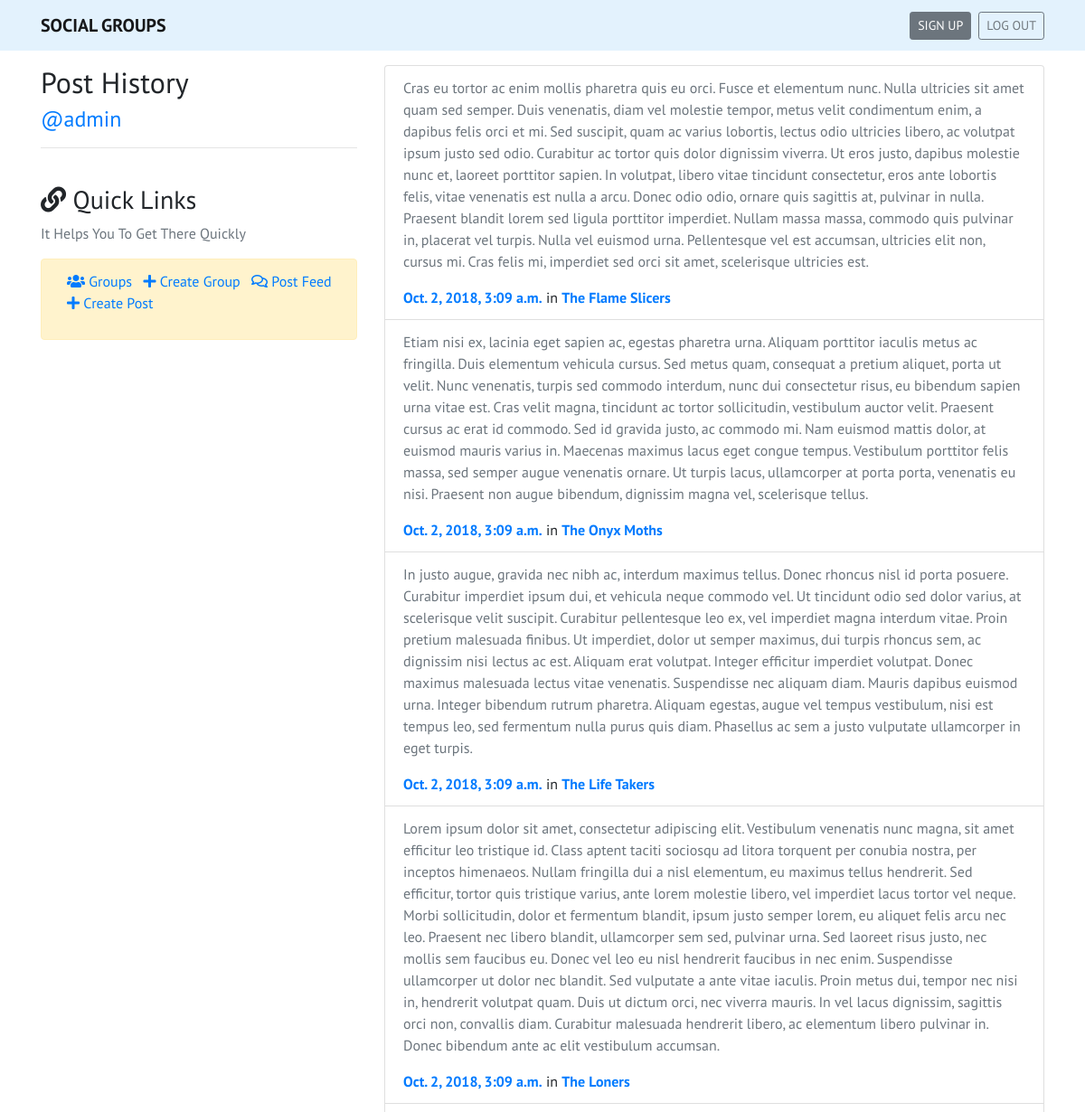
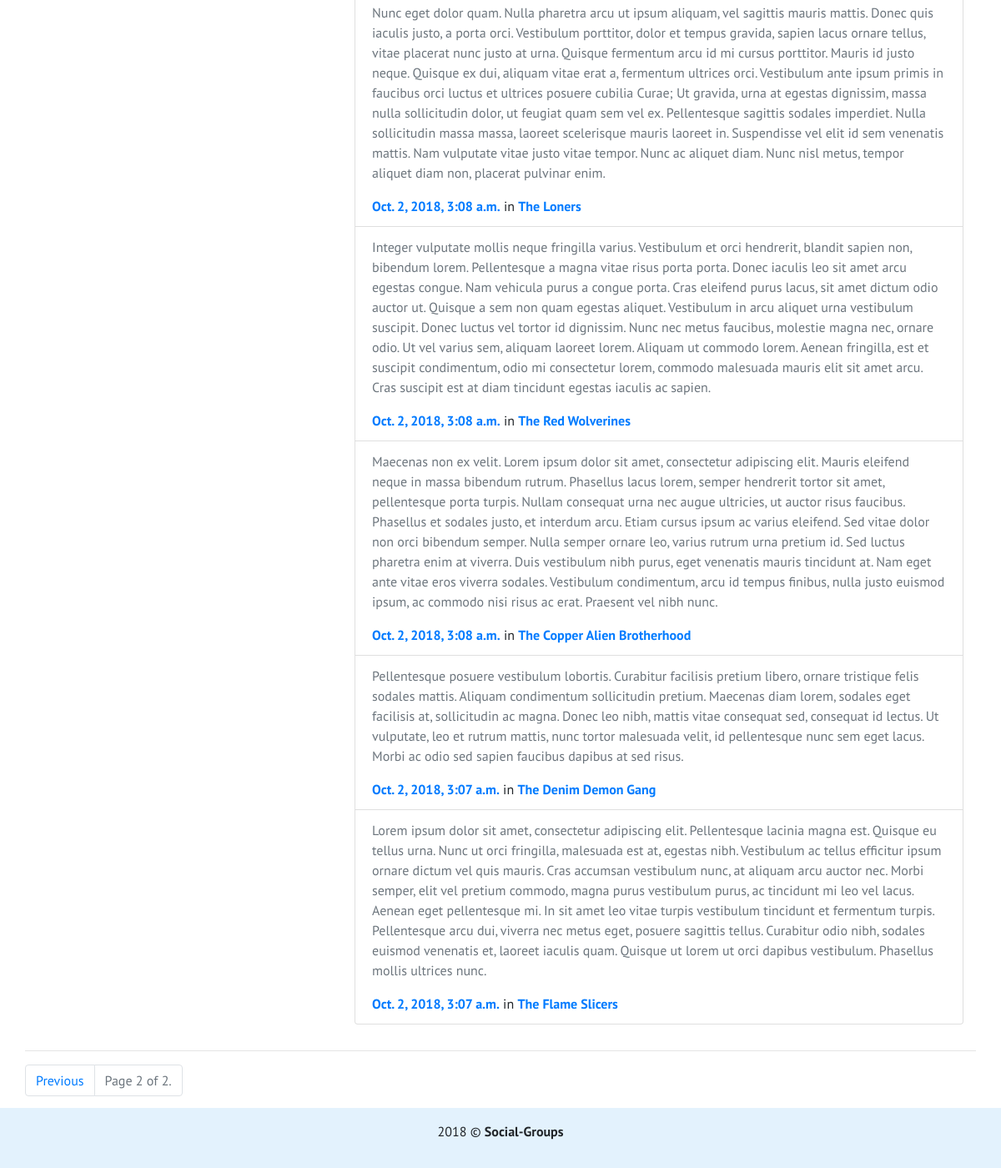
The app's page /accounts/users/1?page=2 (signed in) with its own data (2 pictures, top to bottom).
### posts/models.py (models this page shows, shortened)
class Post(models.Model):
    user = models.ForeignKey(
        User, on_delete=models.CASCADE, related_name='user')
    created_at = models.DateTimeField(auto_now=True)
    message = models.TextField()
    group = models.ForeignKey(
        Group, on_delete=models.CASCADE, null=True, blank=True)
    class Meta:
        ordering = ['-pk', ]

### groups/models.py (models this page shows, shortened)
class Group(models.Model):
    name = models.CharField(max_length=50)
    description = models.TextField(blank=True, null=True)
    user = models.ManyToManyField(User)
    def __str__(self):
        return self.name
    class Meta:
        ordering = ['-pk', ]

### accounts/views.py (the view)
# urls.py: path('users/<int:pk>', views.post_user_view, name='post_user')
def post_user_view(request, pk):
    user = get_object_or_404(User, pk=pk)
    post_lists = Post.objects.filter(user__in=[user])
    paginator = Paginator(post_lists, 10)
    page = request.GET.get('page')
    post_list = paginator.get_page(page)
    context = {
        'post_list': post_list,
        'author': user,
    }
    return render(request, 'accounts/user.html', context)

### accounts/templates/accounts/user.html (shortened to what this page needs)
{% extends "base.html" %}
{% block content %}
<div class="row my-3">
    <div class="col-4">
        <h2>Post History</h2>
        <h4 class="text-primary">@{{ author }}</h4>
        <hr>
        <br>
        {% include 'links.html' %}
    </div>
    <div class="col-8">
        <ul class="list-group mb-3">
            {% for post in post_list %}
            <li class="list-group-item">
                <p class="text-muted">{{ post.message }}</p>
                <a href=""><b> {{ post.created_at }}</b></a>
                {% if post.group %}
                in <a href="{% url 'group_detail' post.group.pk %}"><b> {{ post.group }}</b></a>
                {% endif %}
            </li>
            {% empty %}
            <h2>No Posts yet.</h2>
            {% endfor %}
        </ul>
    </div>
</div>
<div class="pagi">
    <hr>
    <nav aria-label="Page navigation example" id="pagination">
        <ul class="pagination">
            {% if post_list.has_previous %}
            <li class="page-item">
                <a class="page-link" href="?page={{ post_list.previous_page_number }}">Previous</a>
            </li>
            {% endif %}
            <li class="page-item disabled">
                <a class="page-link">
                    <span class="page-current">
                        Page {{ post_list.number }} of {{ post_list.paginator.num_pages }}.
                    </span>
                </a>
            </li>
        </ul>
    </nav>
</div>
{% endblock content %}

### static/styles.css (style rules this page uses)
body { font-family: 'PT Sans', sans-serif; position: relative; min-height: 100vh; padding-bottom: 70px; }
.pagi { position: absolute; bottom: 0; left: 0; right: 0; }

### records on screen
Post: message "Cras eu tortor ac enim mollis pharetra quis eu orci. Fusce et elementum nunc. Nulla ultricies sit amet quam sed semper. Duis venenatis, diam vel molestie tempor, metus velit condimentum enim, a dapibus felis orci et mi. Sed suscipit, quam ac varius lobortis, lectus odio ultricies libero, ac volutpat ipsum justo sed odio. Curabitur ac tortor quis dolor dignissim viverra. Ut eros justo, dapibus molestie nunc et, laoreet porttitor sapien. In volutpat, libero vitae tincidunt consectetur, eros ante lobortis felis, vitae venenatis est nulla a arcu. Donec odio odio, ornare quis sagittis at, pulvinar in nulla. Praesent blandit lorem sed ligula porttitor imperdiet. Nullam massa massa, commodo quis…", created_at "Oct. 2, 2018, 3:09 a.m.", group "The Flame Slicers"
Post: message "Etiam nisi ex, lacinia eget sapien ac, egestas pharetra urna. Aliquam porttitor iaculis metus ac fringilla. Duis elementum vehicula cursus. Sed metus quam, consequat a pretium aliquet, porta ut velit. Nunc venenatis, turpis sed commodo interdum, nunc dui consectetur risus, eu bibendum sapien urna vitae est. Cras velit magna, tincidunt ac tortor sollicitudin, vestibulum auctor velit. Praesent cursus ac erat id commodo. Sed id gravida justo, ac commodo mi. Nam euismod mattis dolor, at euismod mauris varius in. Maecenas maximus lacus eget congue tempus. Vestibulum porttitor felis massa, sed semper augue venenatis ornare. Ut turpis lacus, ullamcorper at porta porta, venenatis eu nisi. Praesent…", created_at "Oct. 2, 2018, 3:09 a.m.", group "The Onyx Moths"
Post: message "In justo augue, gravida nec nibh ac, interdum maximus tellus. Donec rhoncus nisl id porta posuere. Curabitur imperdiet ipsum dui, et vehicula neque commodo vel. Ut tincidunt odio sed dolor varius, at scelerisque velit suscipit. Curabitur pellentesque leo ex, vel imperdiet magna interdum vitae. Proin pretium malesuada finibus. Ut imperdiet, dolor ut semper maximus, dui turpis rhoncus sem, ac dignissim nisi lectus ac est. Aliquam erat volutpat. Integer efficitur imperdiet volutpat. Donec maximus malesuada lectus vitae venenatis. Suspendisse nec aliquam diam. Mauris dapibus euismod urna. Integer bibendum rutrum pharetra. Aliquam egestas, augue vel tempus vestibulum, nisi est tempus leo, sed…", created_at "Oct. 2, 2018, 3:09 a.m.", group "The Life Takers"
Post: message "Lorem ipsum dolor sit amet, consectetur adipiscing elit. Vestibulum venenatis nunc magna, sit amet efficitur leo tristique id. Class aptent taciti sociosqu ad litora torquent per conubia nostra, per inceptos himenaeos. Nullam fringilla dui a nisl elementum, eu maximus tellus hendrerit. Sed efficitur, tortor quis tristique varius, ante lorem molestie libero, vel imperdiet lacus tortor vel neque. Morbi sollicitudin, dolor et fermentum blandit, ipsum justo semper lorem, eu aliquet felis arcu nec leo. Praesent nec libero blandit, ullamcorper sem sed, pulvinar urna. Sed laoreet risus justo, nec mollis sem faucibus eu. Donec vel leo eu nisl hendrerit faucibus in nec enim. Suspendisse ullamcorper…", created_at "Oct. 2, 2018, 3:09 a.m.", group "The Loners"
Post: message "Nunc eget dolor quam. Nulla pharetra arcu ut ipsum aliquam, vel sagittis mauris mattis. Donec quis iaculis justo, a porta orci. Vestibulum porttitor, dolor et tempus gravida, sapien lacus ornare tellus, vitae placerat nunc justo at urna. Quisque fermentum arcu id mi cursus porttitor. Mauris id justo neque. Quisque ex dui, aliquam vitae erat a, fermentum ultrices orci. Vestibulum ante ipsum primis in faucibus orci luctus et ultrices posuere cubilia Curae; Ut gravida, urna at egestas dignissim, massa nulla sollicitudin dolor, ut feugiat quam sem vel ex. Pellentesque sagittis sodales imperdiet. Nulla sollicitudin massa massa, laoreet scelerisque mauris laoreet in. Suspendisse vel elit id sem…", created_at "Oct. 2, 2018, 3:08 a.m.", group "The Loners"
Post: message "Integer vulputate mollis neque fringilla varius. Vestibulum et orci hendrerit, blandit sapien non, bibendum lorem. Pellentesque a magna vitae risus porta porta. Donec iaculis leo sit amet arcu egestas congue. Nam vehicula purus a congue porta. Cras eleifend purus lacus, sit amet dictum odio auctor ut. Quisque a sem non quam egestas aliquet. Vestibulum in arcu aliquet urna vestibulum suscipit. Donec luctus vel tortor id dignissim. Nunc nec metus faucibus, molestie magna nec, ornare odio. Ut vel varius sem, aliquam laoreet lorem. Aliquam ut commodo lorem. Aenean fringilla, est et suscipit condimentum, odio mi consectetur lorem, commodo malesuada mauris elit sit amet arcu. Cras suscipit est at…", created_at "Oct. 2, 2018, 3:08 a.m.", group "The Red Wolverines"
Post: message "Maecenas non ex velit. Lorem ipsum dolor sit amet, consectetur adipiscing elit. Mauris eleifend neque in massa bibendum rutrum. Phasellus lacus lorem, semper hendrerit tortor sit amet, pellentesque porta turpis. Nullam consequat urna nec augue ultricies, ut auctor risus faucibus. Phasellus et sodales justo, et interdum arcu. Etiam cursus ipsum ac varius eleifend. Sed vitae dolor non orci bibendum semper. Nulla semper ornare leo, varius rutrum urna pretium id. Sed luctus pharetra enim at viverra. Duis vestibulum nibh purus, eget venenatis mauris tincidunt at. Nam eget ante vitae eros viverra sodales. Vestibulum condimentum, arcu id tempus finibus, nulla justo euismod ipsum, ac commodo nisi…", created_at "Oct. 2, 2018, 3:08 a.m.", group "The Copper Alien Brotherhood"
Post: message "Pellentesque posuere vestibulum lobortis. Curabitur facilisis pretium libero, ornare tristique felis sodales mattis. Aliquam condimentum sollicitudin pretium. Maecenas diam lorem, sodales eget facilisis at, sollicitudin ac magna. Donec leo nibh, mattis vitae consequat sed, consequat id lectus. Ut vulputate, leo et rutrum mattis, nunc tortor malesuada velit, id pellentesque nunc sem eget lacus. Morbi ac odio sed sapien faucibus dapibus at sed risus.", created_at "Oct. 2, 2018, 3:07 a.m.", group "The Denim Demon Gang"
Post: message "Lorem ipsum dolor sit amet, consectetur adipiscing elit. Pellentesque lacinia magna est. Quisque eu tellus urna. Nunc ut orci fringilla, malesuada est at, egestas nibh. Vestibulum ac tellus efficitur ipsum ornare dictum vel quis mauris. Cras accumsan vestibulum nunc, at aliquam arcu auctor nec. Morbi semper, elit vel pretium commodo, magna purus vestibulum purus, ac tincidunt mi leo vel lacus. Aenean eget pellentesque mi. In sit amet leo vitae turpis vestibulum tincidunt et fermentum turpis. Pellentesque arcu dui, viverra nec metus eget, posuere sagittis tellus. Curabitur odio nibh, sodales euismod venenatis et, laoreet iaculis quam. Quisque ut lorem ut orci dapibus vestibulum. Phasellus…", created_at "Oct. 2, 2018, 3:07 a.m.", group "The Flame Slicers"

### other values on screen
{{ author }} "admin"
{{ post_list.number }} "2"
{{ post_list.paginator.num_pages }} "2"
